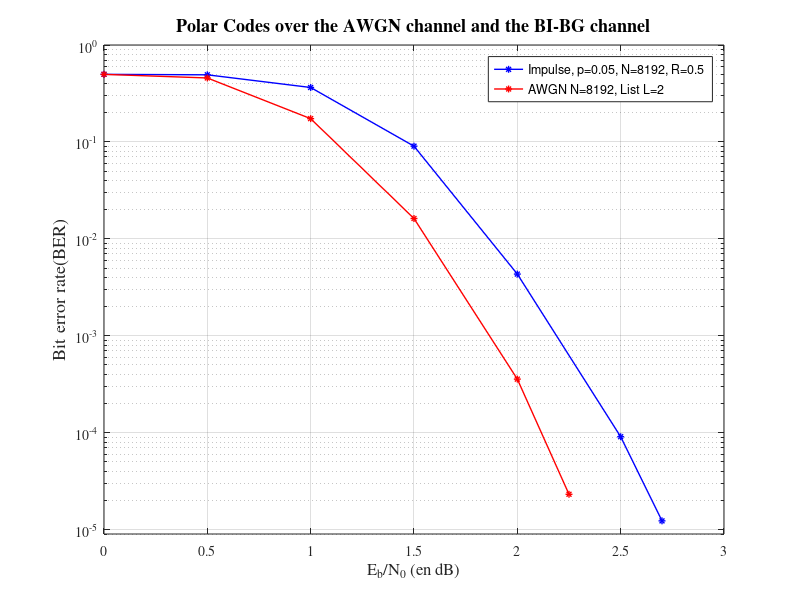

This chart was generated by the following MATLAB code:
resI = [0	1	4.9809e-01	1000	2.0402e+06         	1000
0.5	1	4.9243e-01	1000	2.017e+06	1000
1	9.935e-01	3.6445e-01	1987	2.9855e+06         	2000
1.5	6.055e-01	9.0354e-02	1211	7.4018e+05         	2000
2	5.4667e-02	4.328e-03	164	5.3183e+04	3000
2.5	1.5357e-03   	9.0742e-05   	43	1.0407e+04	28000
2.7	1.02e-04  1.23e-05  50	2.4686e+04	4.9e+05
    ];

resS = [0	1	4.9774e-01	700	1.4271e+06	700
0.5	1      	4.5697e-01         	700	1.3102e+06	700
1	8.45e-01      	1.7378e-01        	1183	9.9652e+05	1400
1.5	1.9571e-01     	1.6211e-02         	274	9.2963e+04	1400
2	1.0952e-02	3.5685e-04	23	5.308e+03	2100
2.25	1.1224e-03      	2.312e-05	30	2.531e+03  	2.7e+04

    ];

semilogy(resI(:,1),resI(:,3),'b*-','LineWidth',1,'MarkerSize',5)
hold on
semilogy(resS(:,1),resS(:,3),'r*-','LineWidth',1,'MarkerSize',5)

grid on
set(gca,'FontName','Times','FontSize',10);
axis([0 3 9e-6 1e-0])
xlabel('E_b/N_0 (en dB)','FontName','Times','FontSize',12)
ylabel('Bit error rate(BER)','FontName','Times','FontSize',13)
title('Polar Codes over the AWGN channel and the BI-BG channel','FontName','Times','FontSize',13)
legend('Impulse, p=0.05, N=8192, R=0.5','AWGN N=8192, List L=2')